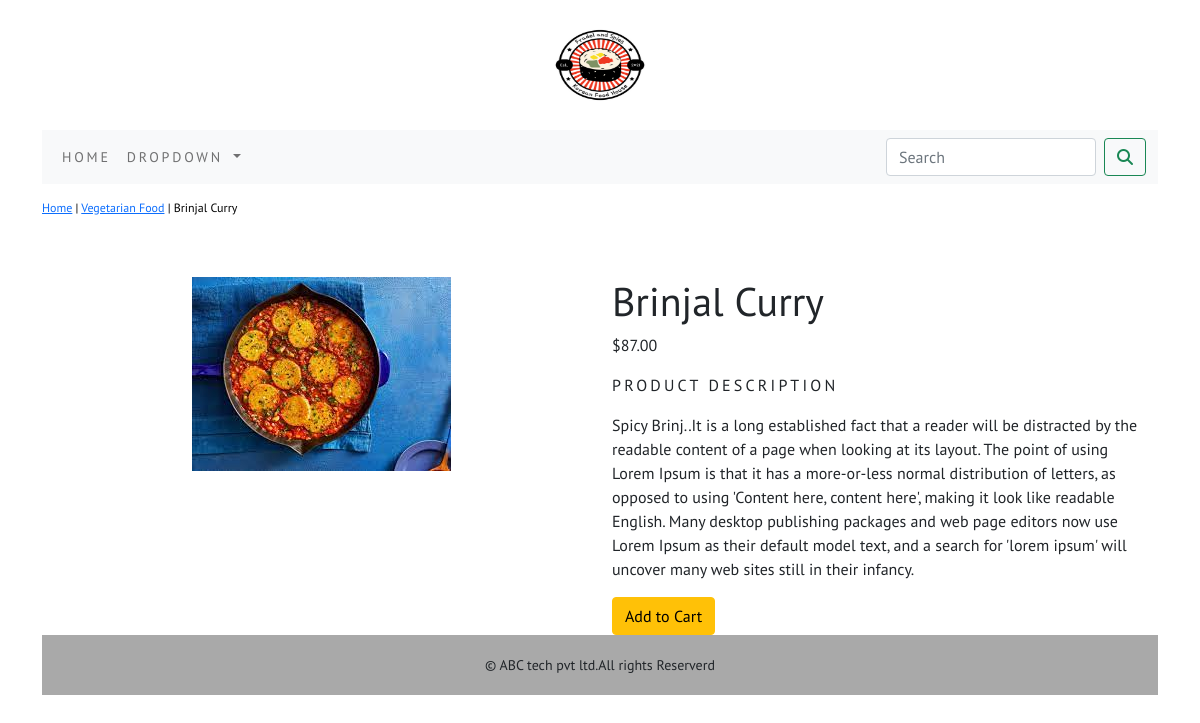
The page /shop/Vegetarian-Food/brinjal-curry/ on the database its author committed.
### shop/models.py (models this page shows, shortened)
class Product(models.Model):
    name=models.CharField(max_length=250,unique=True)
    slug=models.SlugField(max_length=250,unique=True)
    description=models.TextField(blank=True)
    price=models.DecimalField(max_digits=10,decimal_places=2)
    category=models.ForeignKey(Category,on_delete=models.CASCADE)
    image=models.ImageField(upload_to='product',blank=True)
    stock=models.IntegerField()
    available=models.BooleanField(default=True)
    created=models.DateTimeField(auto_now_add=True)
    updated=models.DateTimeField(auto_now=True)
    class Meta:
        ordering=('name',)
        verbose_name='product'
        verbose_name_plural='products'

class Category(models.Model):
    name=models.CharField(max_length=250,unique=True)
    slug=models.SlugField(max_length=250,unique=True)
    description=models.TextField(blank=True)
    image=models.ImageField(upload_to='category',blank=True)
    class Meta:
        ordering=('name',)
        verbose_name='category'
        verbose_name_plural='categories'
    def get_url(self):
        return reverse('shop:products_by_category',args=[self.slug])
    def __str__(self):
        return '{}'.format(self.name)

### shop/views.py (the view)
# urls.py: path('<slug:c_slug>/<slug:product_slug>/',views.proDetail,name='prodCatdetail'),
def proDetail(request,c_slug,product_slug):
    try:
        product=Product.objects.get(category__slug=c_slug,slug=product_slug)
    except Exception as e:
        raise e
    return render(request,'product.html',{'product':product})

### cart/context_processors.py (called while the page is built)
def counter(request):
    item_count=0
    if 'admin' in request.path:
        return  {}
    else:
        try:
            cart=Cart.objects.filter(cart_id=cart_id(request))
            cart_items=CartItem.objects.all().filter(cart=cart[:1])
            for cart_item in cart_items:
                item_count += cart_item.quantity
        except Cart.DoesNotExist:
            item_count = 0
    return dict(item_count=item_count)

### cart/views.py (called while the page is built)
def cart_id(request):
    cart=request.session.session_key
    if not cart:
        cart=request.session.create()
    return cart

### shop/context_processors.py (called while the page is built)
def menu_links(request):
    links=Category.objects.all()
    return dict(links=links)

### templates/product.html (shortened to what this page needs)
{% extends 'base.html' %}
{% load static %}
{% block content %}
<div class="row my_prod_row_class">
    <div class="mx_auto" >
        <p><a href="{% url 'shop:allProdCat' %}">Home</a> | <a href="{{product.category.get_url}}">{{product.category}}</a> | {{product.name}} </p>
    </div>
</div>
<br>
<div class="container">
    <div class="row">
        <div class="col-12 col-sm-12 col-md-12 col-lg-6 text-center">
            <div style="min-width:18rem">
            <img src="{{product.image.url}}" alt="{{product.name}}">
        </div>
    </div>
        <div class="col-12 col-sm-12 col-md-12 col-lg-6">
            <div>
            <h1 class="my_prod_title">{{product.name}}</h1>
            <p>${{product.price}}</p>
            <p class="my_title">Product Description</p>
            <p class="text-justify my_prod_text">{{product.description}}</p>
            {% if product.stock <= 0 %}
            <p class="text-justify my_prod_text"><b>Out Of Stock</b></p>
            {% else %}
            <a class="btn btn-warning" href="{% url 'cart:add_cart' product.id %}">Add to Cart</a>
            {% endif %}
        </div>
    </div>
</div>
</div>
{% endblock %}

### static/css/custom.css (style rules this page uses)
body { font-family: 'PT Sans', sans-serif; }
.my_title { font-size:16px; text-transform:uppercase; letter-spacing:.2em; }
.my_prod_row_class { padding-top:15px; padding-bottom:20px; }
.my_prod_row_class .mx_auto { color:#000;font-size:12px; text-decoration:none; }

### rows shown on the page
Product: category "Vegetarian Food", name "Brinjal Curry", image (picture), price "87.00", description "Spicy Brinj..It is a long established fact that a reader will be distracted by the readable content of a page when looking at its layout. The point of using Lorem Ipsum is that it has a more-or-less normal distribution of letters, as opposed to using 'Content here, content here', making it look like readable English. Many desktop publishing packages and web page editors now use Lorem Ipsum as their default model text, and a search for 'lorem ipsum' will uncover many web sites still in their infancy."
